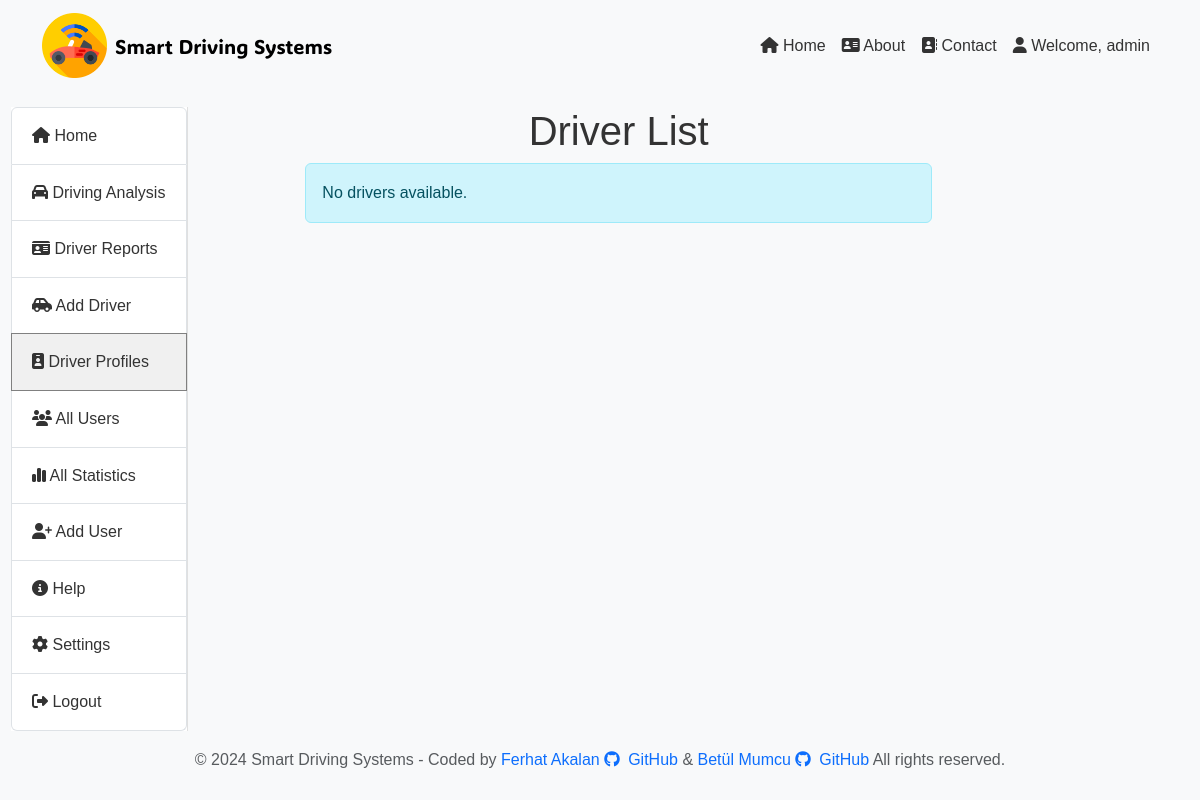
The app's page /report/drivers/ (signed in), older data.
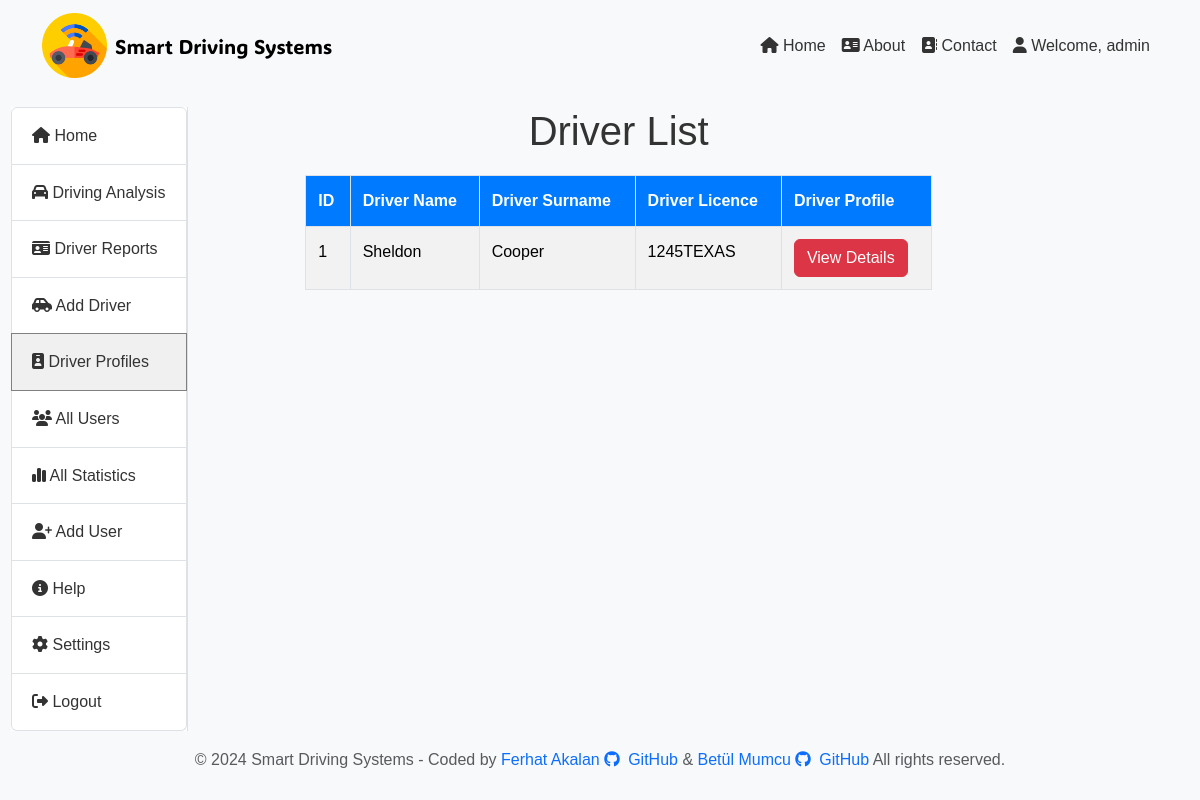
The same page, newer data.
### report/models.py (models this page shows, shortened)
class Driver(models.Model):
    user = models.ForeignKey(User, on_delete=models.CASCADE)
    driver_name = models.CharField(max_length=100)
    driver_surname = models.CharField(max_length=100)
    driver_licence = models.CharField(max_length=50, unique=True)
    driver_photo = models.ImageField(upload_to='driver_photos/', null=True, blank=True,
                                     help_text="Maximum 2MB and allowed formats: JPG, JPEG, PNG")
    created_at = models.DateTimeField(default=timezone.now)
    birth_date = models.DateField(null=True, blank=True)
    contact_number = models.CharField(max_length=20, null=True, blank=True)
    driver_email = models.EmailField(null=True, blank=True)

### report/views.py (the view)
# urls.py: path('drivers/', views.driver_list, name='driver_list'),
@login_required
def driver_list(request):
    drivers = Driver.objects.filter(user=request.user)  # Tüm sürücüleri alır
    return render(request, 'driver-list.html', {'drivers': drivers})

### report/templates/driver-list.html (shortened to what this page needs)
{% extends 'layout.html' %}
{% load static %}
{% block content %}
<!DOCTYPE html>
<html lang="en">
<head>
    <link rel="stylesheet" href="{% static 'css/style.css' %}">
</head>
<body>
<main class="container">
    <div class="row">
        <div class="col-md-8 offset-md-1 mt-3">
            <h1 class="text-center">Driver List</h1>
            {% if drivers %}
            <table class="table table-bordered table-striped table-hover animated fadeInUp">
                <thead>
                    <tr>
                        <th scope="col">ID</th>
                        <th scope="col">Driver Name</th>
                        <th scope="col">Driver Surname</th>
                        <th scope="col">Driver Licence</th>
                        <th scope="col">Driver Profile</th>
                    </tr>
                </thead>
                <tbody>
                    {% for driver in drivers %}
                    <tr>
                        <td>{{ driver.id }}</td>
                        <td>{{ driver.driver_name }}</td>
                        <td>{{ driver.driver_surname }}</td>
                        <td>{{ driver.driver_licence }}</td>
                        <td><a href="{% url 'driver_profiles' driver.id  %}"class="btn btn-danger">View Details</a></td>
                    </tr>
                    {% endfor %}
                </tbody>
            </table>
            {% else %}
            <div class="alert alert-info" role="alert">
                No drivers available.
            </div>
            {% endif %}
        </div>
    </div>
</main>
</body>
</html>
{% endblock %}

Row changes from the older to the newer data that the page shows:
added Driver: id "1", driver_name "Sheldon", driver_surname "Cooper", driver_licence "1245TEXAS"
Text that changed along with them:
text no longer shown: "No drivers available."
text now shown: "ID Driver Name Driver Surname Driver Licence Driver Profile"
